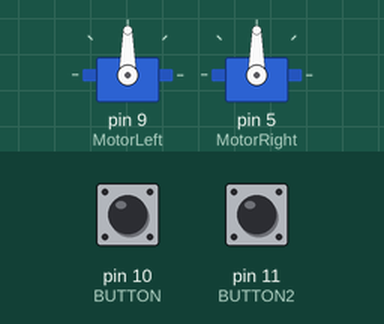
This program was run on a simulated Arduino Uno, built with avr-gcc and run on an emulated ATmega328P. On the bench: 2 × servo. Inputs (shaded band) come from the test bench; at power-on: pin 11 (BUTTON2) LOW, pin 10 (BUTTON) LOW.

Above: at 1.2 s.
1.3 s: pin 11 (BUTTON2) pulled HIGH for 0.15 s
At 1.45 s:
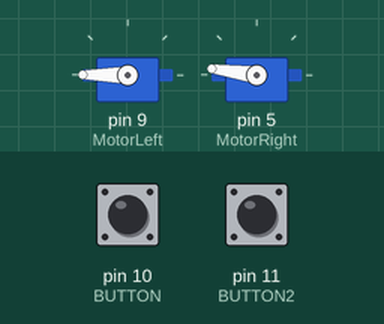
4.3 s: pin 11 (BUTTON2) pulled HIGH for 3.2 s
At 10.3 s:
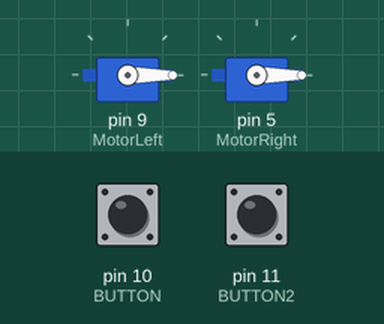
10.5 s: pin 11 (BUTTON2) pulled HIGH for 3.2 s
At 10.95 s:
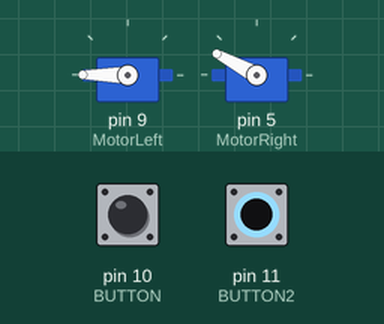
16.7 s: pin 11 (BUTTON2) pulled HIGH for 1 s
At 20.4 s:
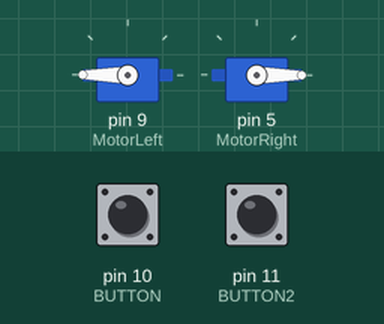
Timing chart, 0 to 20.7 s (numbered marks = the images above; inputs shaded):
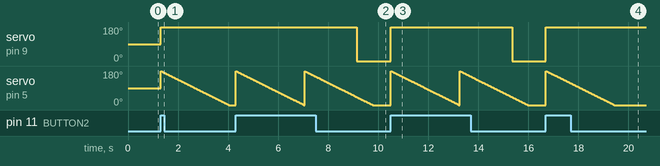

The program:

main.cpp
```cpp
#include <Arduino.h>
#include<Servo.h>

#define BUTTON 10
#define BUTTON2 11
Servo MotorLeft;
Servo MotorRight;
bool button = 0;
bool button2 = 0;
int pos = 0;
int pos2 = 0;

void setup()
{
    MotorLeft.attach(9);
    MotorRight.attach(5);
    pinMode(BUTTON, INPUT);
    pinMode(BUTTON2, INPUT);
}

void loop()
{

button = digitalRead(BUTTON);
button2 = digitalRead(BUTTON2);
    /*  //Vorwertsbewegen
    if (button == HIGH)
    {
        for (pos = 0; pos <= 180; pos += 1)
        {                         // goes from 0 degrees to 180 degrees
            MotorLeft.write(pos); // tell servo to go to position in variable 'pos'
            MotorRight.write(pos);
                delay(15); // waits 15 ms for the servo to reach the position
        }
    }

    //Rückwertsbewegen
    if(button == LOW)
    {
    for (pos = 180; pos >= 0; pos -= 1)
        {                         // goes from 180 degrees to 0 degrees
            MotorLeft.write(pos); // tell servo to go to position in variable 'pos'
            MotorRight.write(pos);
            delay(15);            // waits 15 ms for the servo to reach the position
        }
    }*/
    //nach links
    if(button2 == HIGH)
    {
       for (pos = 180; pos >= 0; pos -= 1)
        {

            pos2 ++;
            MotorLeft.write(pos2);
            MotorRight.write(pos);
            delay(15);
        }
    }
    if(button2 == LOW)
    {
        pos2 = 180;
        for (pos = 0; pos >= 180; pos += 1)
        {

            pos2 = pos2 -1;
            MotorLeft.write(pos2);
            MotorRight.write(pos);
            delay(15);
        }
    }
}
```

Measured:
- after the input at 1.3 s, servo on pin 9 (MotorLeft): 90° → 180° at once
- after the input at 4.3 s, servo on pin 9 (MotorLeft): 180° → 0° after 4.8 s; servo on pin 5 (MotorRight): ramps from 180° to 0° and jumps back, once every 2.8 s
- after the input at 10.5 s, servo on pin 9 (MotorLeft): 0° → 180° at once, → 0° 4.8 s later; servo on pin 5 (MotorRight): ramps from 180° to 0° and jumps back, once every 2.8 s
- after the input at 16.7 s, servo on pin 9 (MotorLeft): 0° → 180° at once
